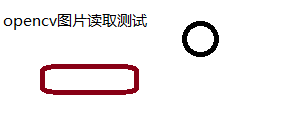
#> input picture 002testimg.png, 291 x 138 px, found by its file name
$ jupyter execute '005opencv图片剪切位移.ipynb'
#> lines starting #> are read from the running program, lines starting #| are printed output that depends on the picture
[cell 1]
import cv2

剪切

[cell 2]
img = cv2.imread(r'E:\MyProject\DLLearn\002testimg.png',1)
#> img is the input picture: shape (138, 291, 3); mean B, G, R 241.6, 241, 244.9
dst = img[100:150, 50:100] # 源图像 x-> 100-150 y-> 50-100 的区域
#> dst: shape (38, 50, 3); every value is 255
cv2.imshow('dst', dst)
cv2.waitKey(0)
cv2.destroyAllWindows()

位移

[cell 3]
import numpy as np

[cell 4]
matShift = np.float32([[1,0,100],[0,1,200]]) # 位移矩阵 x 向右100  有向下200
dst = cv2.warpAffine(img, matShift, img.shape[:2]) # 第三个参数，指定移动区域
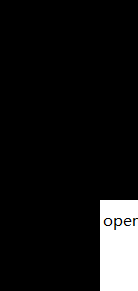
#> dst: shape (291, 138, 3); mean B, G, R 21.3, 21.3, 21.3
cv2.imshow('dst', dst)
cv2.waitKey(0)
cv2.destroyAllWindows()
